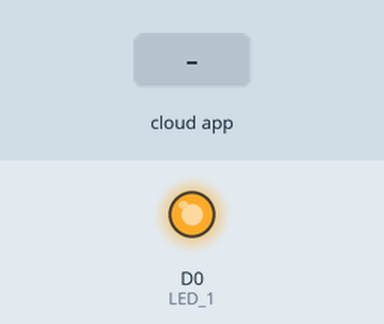
Recording of a sketch running on a simulated ESP8266 (NodeMCU). Parts: output pins drawn as LEDs (lit = HIGH). The test bench sets the inputs (shaded band). The RemoteXY app is connected.

Above: at 1.2 s.
1.3 s: the phone or cloud app sets switch_1 to 1
At 1.6 s:
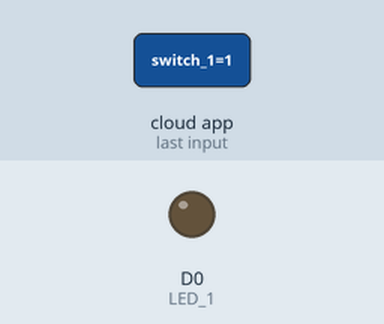
2.8 s: the phone or cloud app sets switch_1 to 0
At 3.9 s:
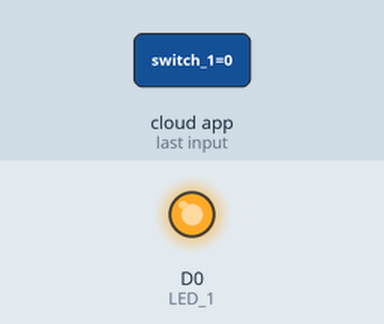
Timing chart, 0 to 5.8 s (numbered marks = the images above; inputs shaded):
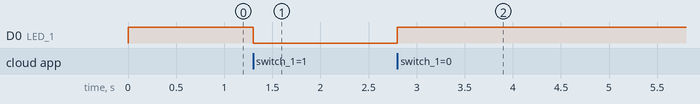

Measured:
- after the input at 1.3 s, D0 (LED_1): HIGH → LOW at once
- after the input at 2.8 s, D0 (LED_1): LOW → HIGH at once

The sketch:

RemoteXY_cloud.ino
```cpp
//////////////////////////////////////////////
//        RemoteXY include library          //
//////////////////////////////////////////////

// определение режима соединения и подключение библиотеки RemoteXY
#define REMOTEXY_MODE__ESP8266WIFI_LIB_CLOUD
#include <ESP8266WiFi.h>

#include <RemoteXY.h>

// настройки соединения
#define REMOTEXY_WIFI_SSID "IDEAROOMIA"
#define REMOTEXY_WIFI_PASSWORD "idearoomia2018"
#define REMOTEXY_CLOUD_SERVER "cloud.remotexy.com"
#define REMOTEXY_CLOUD_PORT 6376
#define REMOTEXY_CLOUD_TOKEN "b64d94609c024e4f4e63558ae6fe28a6"


// конфигурация интерфейса
#pragma pack(push, 1)
uint8_t RemoteXY_CONF[] =
  { 255,2,0,2,0,57,0,10,161,1,
  2,1,29,9,19,9,2,26,31,31,
  79,78,0,79,70,70,0,65,2,51,
  10,7,7,2,1,29,20,19,9,2,
  26,31,31,79,78,0,79,70,70,0,
  65,2,51,21,7,7,129,0,5,26,
  18,6,17,0 };

// структура определяет все переменные и события вашего интерфейса управления
struct {

    // input variables
  uint8_t switch_1; // =1 если переключатель включен и =0 если отключен
  uint8_t switch_2; // =1 если переключатель включен и =0 если отключен

    // output variables
  uint8_t led_1_g; // =0..255 яркость зеленого цвета индикатора
  uint8_t led_2_g; // =0..255 яркость зеленого цвета индикатора

    // other variable
  uint8_t connect_flag;  // =1 if wire connected, else =0

} RemoteXY;
#pragma pack(pop)

/////////////////////////////////////////////
//           END RemoteXY include          //
/////////////////////////////////////////////
#define LED_1 D0

void setup()
{
  RemoteXY_Init ();
  pinMode(LED_1, OUTPUT);    // LED pin as output

  // TODO you setup code

}

void loop()
{
  RemoteXY_Handler ();
  if(RemoteXY.switch_1==1)
    {
      digitalWrite(LED_1, LOW);
      RemoteXY.led_1_g = 255;
    }
  else
    {
      digitalWrite(LED_1, HIGH);
      RemoteXY.led_1_g = 0;
    }

  if(RemoteXY.switch_2==1)
    {
      RemoteXY.led_2_g = 255;
    }
  else
    {
      RemoteXY.led_2_g = 0;
    }

  // TODO you loop code
  // используйте структуру RemoteXY для передачи данных
}
```
